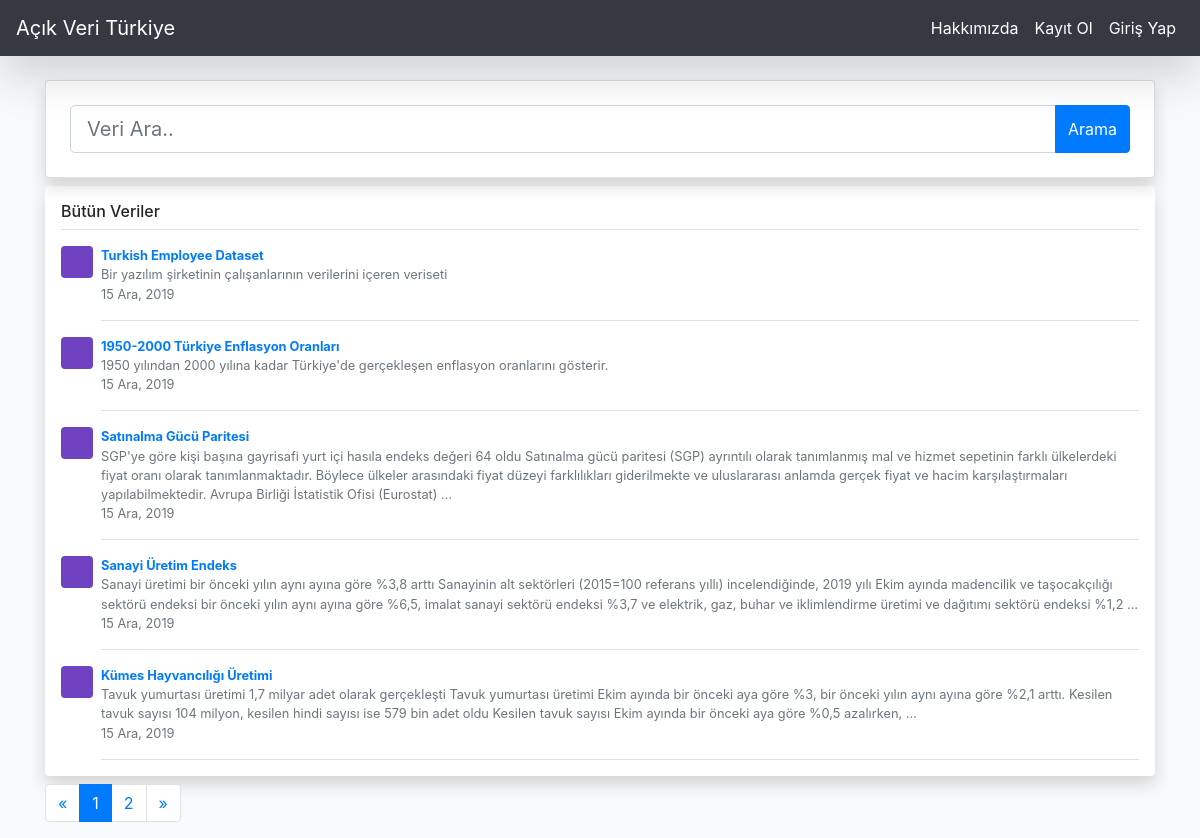
Page /data/all_data/ on the committed database.
### data_store/models.py (models this page shows, shortened)
class DataStore(models.Model):
	author = models.ForeignKey(
		"auth.User",
		models.SET_NULL,
		blank = True,
		null = True,
		verbose_name = "Girişi Yapan Kullanıcı" #Admin panelinde hangi isim ile görüneceği
		)
	title = models.CharField(
		max_length= 100,
		verbose_name = "Veri Adı"
		)
	description = RichTextField(
		verbose_name = "Verinin Tanımı"
		)
	created_date = models.DateTimeField(
		auto_now_add=True,
		verbose_name = "Oluşturulma Tarihi"
		)
	data_file = models.FileField(
		blank = True,
		null = True,
		verbose_name = "Veri Dosyasını ekleyin."
	)

### data_store/views.py (the view)
# urls.py: path("all_data/", views.all_data, name="all_data"),
def all_data(request):
	keyword = request.GET.get("keyword")
	if keyword:
		all_data = DataStore.objects.filter(title__contains = keyword)
	else:
		all_data = DataStore.objects.all()
	paginator = Paginator(all_data, 5) # Show x contacts per page
	page = request.GET.get('page')
	contacts = paginator.get_page(page)
	context = {
		'contacts': contacts,
		"keyword" : keyword
	}
	return render(request,"all_data.html",context)

### templates/all_data.html
{% extends "layout.html" %}
{% block body %}
    {% include "home_search.html" %}
    {% if contacts %}
        <div class="my-2 p-3 bg-white rounded shadow">
            <h6 class="border-bottom border-gray pb-2 mb-0">{% if keyword %}"{{ keyword }}" aramasına ait veriler{% else %}Bütün Veriler{% endif %}</h6>
            {% for data in contacts %}
                <div class="media text-muted pt-3">
                    <svg class="bd-placeholder-img mr-2 rounded" width="32" height="32" xmlns="http://www.w3.org/2000/svg" preserveAspectRatio="xMidYMid slice" focusable="false" role="img" aria-label="Placeholder: 32x32"><title>Placeholder</title><rect width="100%" height="100%" fill="#6f42c1"></rect><text x="50%" y="50%" fill="#6f42c1" dy=".3em">32x32</text></svg>
                    <p class="media-body pb-3 mb-0 small lh-125 border-bottom border-gray">
                        <a href="/data/{{ data.id }}"><strong class="d-block text-gray-dark">{{data.title}}</strong></a>
                        {{ data.description|striptags|safe |truncatewords:50 }}
                        <br>
                        {{ data.created_date|date:"d M, Y" }}
                    </p>
                </div>
            {% endfor %}
        </div>
        {% if contacts.paginator.num_pages > 1 %}
            <nav aria-label="Page navigation example">
                <ul class="pagination">
                    <li class="page-item"><a class="page-link" href="?page=1">&laquo;</a></li>
                    {% for number in contacts.paginator.page_range  %}
                        <li class="page-item {% if contacts.number == number %}active{% endif %}"><a class="page-link" href="?page={{ number }}">{{ number }}</a></li>
                    {% endfor %}
                    <li class="page-item"><a class="page-link" href="?page={{ contacts.paginator.num_pages }}">&raquo;</a></li>
                </ul>
            </nav>
        {% endif %}
    {% else %}
        <div class="my-2 p-3 bg-white rounded shadow-sm">
        <h6 class="mb-0">"{{ keyword }}" aramasına ait veri bulunamadı.</h6>
        </div>
    {% endif %}
{% endblock body %}

### templates/layout.html (shortened to what this page needs)
<!DOCTYPE html>
<html>
<head>
	<link rel="stylesheet" href="https://stackpath.bootstrapcdn.com/bootstrap/4.4.1/css/bootstrap.min.css">
</head>
<body class="bg-light" style="padding-top: 56px;">
	{% include "navbar.html" %}
	<div class="container mt-4">
		{% block body %}
		{% endblock body %}
	</div>
</body>
</html>

### templates/navbar.html (shortened to what this page needs)
<nav class="navbar navbar-expand-lg fixed-top navbar-dark bg-dark shadow-lg">
  <a class="navbar-brand" href="/">Açık Veri Türkiye</a>
  <div class="collapse navbar-collapse" id="navbarSupportedContent">
    <ul class="navbar-nav ml-auto">
      <li class="nav-item active">
        <a class="nav-link" href="/about">Hakkımızda</a>
      </li>
        {% if request.user.is_authenticated %}
            <li class="nav-item">
                <a class="nav-link" href="/user/profile" tabindex="-1" aria-disabled="true">{{ request.user.first_name }}</a>
            </li>
            <li class="nav-item active">
                <a class="nav-link" href="/user/logout/">Çıkış Yap</a>
            </li>
        {% else %}
            <li class="nav-item active">
                <a class="nav-link" href="/user/register/">Kayıt Ol</a>
            </li>
            <li class="nav-item active">
                <a class="nav-link" href="/user/login/">Giriş Yap</a>
            </li>
        {% endif %}
    </ul>
  </div>
</nav>

### templates/home_search.html
<form class="card p-4 bg-white shadow">
    <div class="input-group">
        <input type="text" name="keyword" class="form-control form-control-lg" placeholder="Veri Ara..">
        <div class="input-group-append">
            <button type="submit" class="btn btn-primary">Arama</button>
        </div>
    </div>
</form>

### rows in the picture
DataStore: title "Turkish Employee Dataset", description "Bir yazılım şirketinin çalışanlarının verilerini içeren veriseti", created_date "15 Ara, 2019"
DataStore: title "1950-2000 Türkiye Enflasyon Oranları", description "1950 yılından 2000 yılına kadar Türkiye'de gerçekleşen enflasyon oranlarını gösterir.", created_date "15 Ara, 2019"
DataStore: title "Satınalma Gücü Paritesi", description "SGP'ye göre kişi başına gayrisafi yurt içi hasıla endeks değeri 64 oldu Satınalma gücü paritesi (SGP) ayrıntılı olarak tanımlanmış mal ve hizmet sepetinin farklı ülkelerdeki fiyat oranı olarak tanımlanmaktadır. Böylece ülkeler arasındaki fiyat düzeyi farklılıkları giderilmekte ve uluslararası anlamda gerçek fiyat ve hacim karşılaştırmaları yapılabilmektedir. Avrupa Birliği İstatistik Ofisi (Eurostat) …", created_date "15 Ara, 2019"
DataStore: title "Sanayi Üretim Endeks", description "Sanayi üretimi bir önceki yılın aynı ayına göre %3,8 arttı Sanayinin alt sektörleri (2015=100 referans yıllı) incelendiğinde, 2019 yılı Ekim ayında madencilik ve taşocakçılığı sektörü endeksi bir önceki yılın aynı ayına göre %6,5, imalat sanayi sektörü endeksi %3,7 ve elektrik, gaz, buhar ve iklimlendirme üretimi ve dağıtımı sektörü endeksi %1,2 …", created_date "15 Ara, 2019"
DataStore: title "Kümes Hayvancılığı Üretimi", description "Tavuk yumurtası üretimi 1,7 milyar adet olarak gerçekleşti Tavuk yumurtası üretimi Ekim ayında bir önceki aya göre %3, bir önceki yılın aynı ayına göre %2,1 arttı. Kesilen tavuk sayısı 104 milyon, kesilen hindi sayısı ise 579 bin adet oldu Kesilen tavuk sayısı Ekim ayında bir önceki aya göre %0,5 azalırken, …", created_date "15 Ara, 2019"

### other values in the picture
{{ number }} "1" "2"
